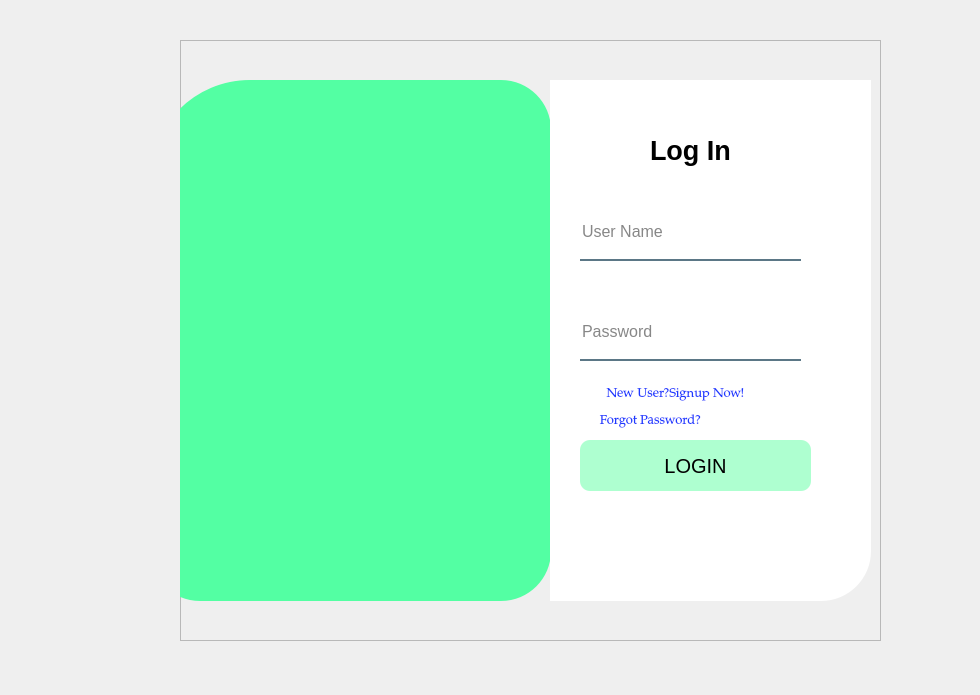
<?xml version="1.0" encoding="UTF-8"?>
<ui version="4.0">
 <class>Form</class>
 <widget class="QWidget" name="Form">
  <property name="geometry">
   <rect>
    <x>0</x>
    <y>0</y>
    <width>980</width>
    <height>695</height>
   </rect>
  </property>
  <property name="windowTitle">
   <string>Form</string>
  </property>
  <property name="styleSheet">
   <string notr="true">QPushButton{
background-color:rgb(174, 255, 208);
border-radius:10px;
}

QPushButton:pressed{
background-color:rgb(83, 255, 163);
color:rgba(255,2555,255,200);	
border-radius:10px;
padding-left:5px;
padding-right:5px;
}
QLabel#i1{
background-color:rgb(83, 255, 163);
border-radius:50px;
}
</string>
  </property>
  <widget class="QFrame" name="frame">
   <property name="geometry">
    <rect>
     <x>180</x>
     <y>40</y>
     <width>701</width>
     <height>601</height>
    </rect>
   </property>
   <property name="autoFillBackground">
    <bool>false</bool>
   </property>
   <property name="frameShape">
    <enum>QFrame::StyledPanel</enum>
   </property>
   <property name="frameShadow">
    <enum>QFrame::Raised</enum>
   </property>
   <widget class="QLabel" name="i1">
    <property name="geometry">
     <rect>
      <x>-30</x>
      <y>40</y>
      <width>401</width>
      <height>521</height>
     </rect>
    </property>
    <property name="styleSheet">
     <string notr="true">
border-top-left-radius:100px;
</string>
    </property>
    <property name="text">
     <string/>
    </property>
    <property name="textFormat">
     <enum>Qt::AutoText</enum>
    </property>
    <property name="pixmap">
     <pixmap>i6.png</pixmap>
    </property>
    <property name="scaledContents">
     <bool>false</bool>
    </property>
   </widget>
   <widget class="QLabel" name="label_2">
    <property name="geometry">
     <rect>
      <x>370</x>
      <y>40</y>
      <width>321</width>
      <height>521</height>
     </rect>
    </property>
    <property name="styleSheet">
     <string notr="true">border-bottom-right-radius:50px;
background-color:rgb(255, 255, 255)</string>
    </property>
    <property name="text">
     <string/>
    </property>
   </widget>
   <widget class="QLabel" name="label_3">
    <property name="geometry">
     <rect>
      <x>470</x>
      <y>90</y>
      <width>111</width>
      <height>41</height>
     </rect>
    </property>
    <property name="font">
     <font>
      <pointsize>20</pointsize>
      <weight>75</weight>
      <bold>true</bold>
     </font>
    </property>
    <property name="text">
     <string>Log In</string>
    </property>
   </widget>
   <widget class="QLineEdit" name="tb1">
    <property name="geometry">
     <rect>
      <x>400</x>
      <y>170</y>
      <width>221</width>
      <height>51</height>
     </rect>
    </property>
    <property name="font">
     <font>
      <pointsize>12</pointsize>
     </font>
    </property>
    <property name="styleSheet">
     <string notr="true">background-color:rgba(0,0,0,0);
border:none;
border-bottom:2px solid rgba(46,82,101,200);
color:rgba(0,0,0,240);
padding-bottom:7px;</string>
    </property>
    <property name="placeholderText">
     <string>User Name</string>
    </property>
   </widget>
   <widget class="QLineEdit" name="tb2">
    <property name="geometry">
     <rect>
      <x>400</x>
      <y>270</y>
      <width>221</width>
      <height>51</height>
     </rect>
    </property>
    <property name="font">
     <font>
      <pointsize>12</pointsize>
     </font>
    </property>
    <property name="styleSheet">
     <string notr="true">background-color:rgba(0,0,0,0);
border:none;
border-bottom:2px solid rgba(46,82,101,200);
color:rgba(0,0,0,240);
padding-bottom:7px;</string>
    </property>
    <property name="echoMode">
     <enum>QLineEdit::Password</enum>
    </property>
    <property name="placeholderText">
     <string>Password</string>
    </property>
   </widget>
   <widget class="QPushButton" name="b3">
    <property name="geometry">
     <rect>
      <x>400</x>
      <y>400</y>
      <width>231</width>
      <height>51</height>
     </rect>
    </property>
    <property name="font">
     <font>
      <pointsize>15</pointsize>
     </font>
    </property>
    <property name="text">
     <string>LOGIN</string>
    </property>
   </widget>
   <widget class="QLabel" name="label_4">
    <property name="geometry">
     <rect>
      <x>460</x>
      <y>470</y>
      <width>91</width>
      <height>81</height>
     </rect>
    </property>
    <property name="styleSheet">
     <string notr="true">border-radius:50px;

</string>
    </property>
    <property name="text">
     <string/>
    </property>
    <property name="pixmap">
     <pixmap>i1.jpeg</pixmap>
    </property>
    <property name="scaledContents">
     <bool>true</bool>
    </property>
   </widget>
   <widget class="QPushButton" name="b1">
    <property name="geometry">
     <rect>
      <x>400</x>
      <y>340</y>
      <width>191</width>
      <height>28</height>
     </rect>
    </property>
    <property name="font">
     <font>
      <family>Palatino Linotype</family>
      <pointsize>10</pointsize>
      <weight>50</weight>
      <bold>false</bold>
     </font>
    </property>
    <property name="styleSheet">
     <string notr="true">background-color:rgba(0,0,0,0);
color:rgb(29, 59, 255)</string>
    </property>
    <property name="text">
     <string>New User?Signup Now!</string>
    </property>
   </widget>
   <widget class="QPushButton" name="b2">
    <property name="geometry">
     <rect>
      <x>400</x>
      <y>370</y>
      <width>141</width>
      <height>21</height>
     </rect>
    </property>
    <property name="font">
     <font>
      <family>Palatino Linotype</family>
      <pointsize>10</pointsize>
      <weight>50</weight>
      <bold>false</bold>
     </font>
    </property>
    <property name="styleSheet">
     <string notr="true">background-color:rgba(0,0,0,0);
color:rgb(29, 59, 255)</string>
    </property>
    <property name="text">
     <string>Forgot Password?</string>
    </property>
   </widget>
  </widget>
  <widget class="QLabel" name="label_5">
   <property name="geometry">
    <rect>
     <x>0</x>
     <y>0</y>
     <width>981</width>
     <height>701</height>
    </rect>
   </property>
   <property name="text">
    <string/>
   </property>
   <property name="pixmap">
    <pixmap>i11.jpg</pixmap>
   </property>
   <property name="scaledContents">
    <bool>true</bool>
   </property>
  </widget>
  <zorder>label_5</zorder>
  <zorder>frame</zorder>
 </widget>
 <resources>
  <include location="res.qrc"/>
 </resources>
 <connections/>
</ui>
